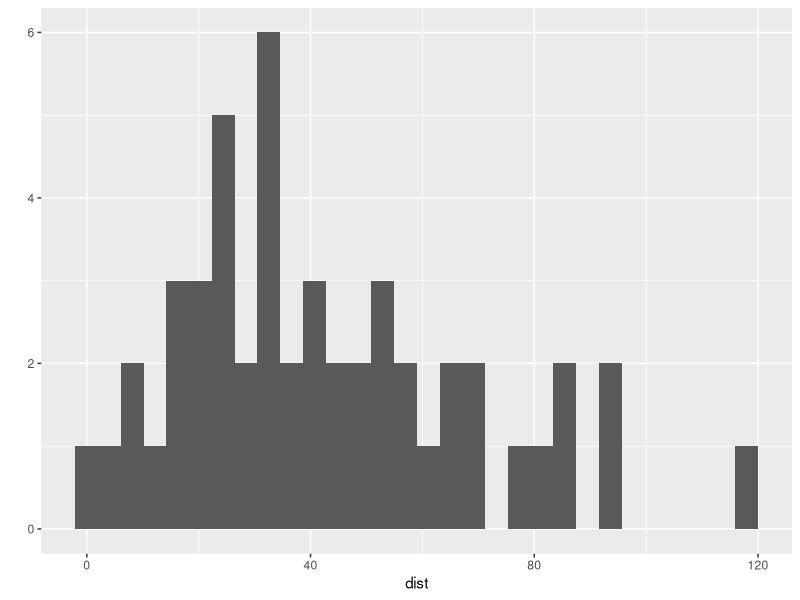
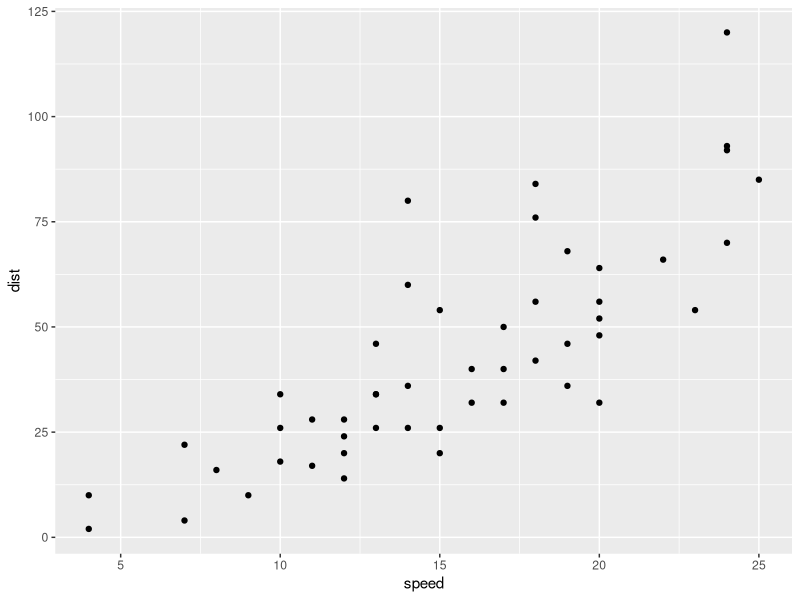

Recreate these plots in R, in order.
## ---- chunk 1
print("Hello World!")
## ---- chunk 2
print("Madhu Jagdale")
## ---- chunk 3
1:10  # Numbers 1 to 10
127:132 # Numbers 127 to 132
## ---- chunk 4
seq(1,10,1) # Numbers 1 to 10
seq(1,10,2) # Odd numbers from 1 to 10
seq(2,10,2) # Even numbers from 2 to 10

## ---- chunk 5
3:12
## ---- chunk 6
seq(3,30,3)
print("Hi")
## ---- chunk 7
x<- 3:12
y<- seq(3,30,3)
x*y
## ---- chunk 8
head(cars)
## ---- chunk 9
attach(cars)
speed
dist
## ---- chunk 10

mean(speed)
mean(dist)
sd(speed)
sd(dist)
## ---- chunk 11
library(ggplot2)
qplot(dist) # Histogram of stopping distance
## ---- chunk 12


library(ggplot2)
ggplot(cars,aes(x=speed,y=dist))+geom_point()  #Scatterplot of dist against speed.



